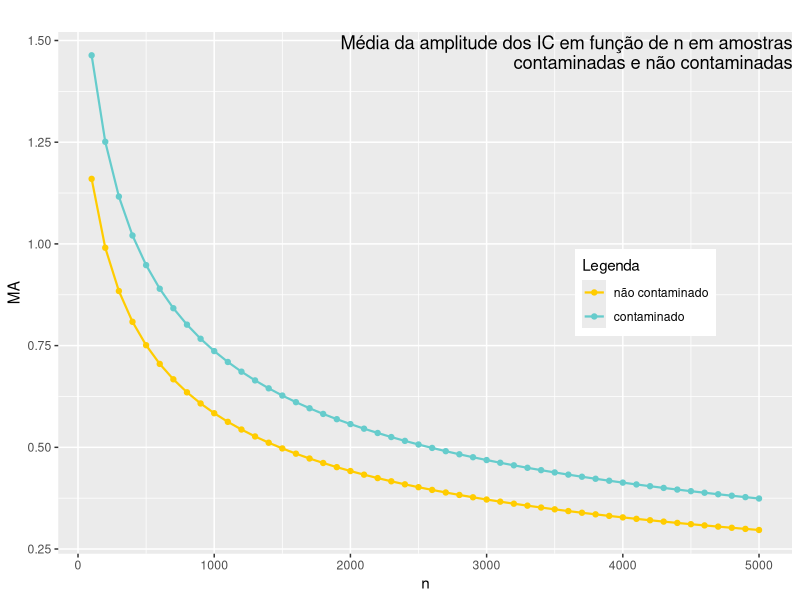

R code for this plot:
## ---- chunk 1
#bilbiotecas
library(tidyverse)
library(gridExtra)
library(reshape)
## ---- chunk 2
set.seed(716)#gerar a distribuição
vetor=NULL
vetorc=NULL
dummy=NULL
grafico=data.frame()
for(n in seq(100,5000,100)){
  for (i in 1 : 1250){
    dummy=rnorm(n, mean=9.76, sd=2.97)
    vetor = c(vetor, 2*qnorm(1-(0.05/2))*(sd(dummy)/
                                              sqrt(n)))#amplitude do IC
    dummy=head(dummy, -n/4)
    dummy=c(dummy, rnorm(n/4, mean=15.02, sd=2.97))
    vetorc = c(vetorc, 2*qnorm(1-(0.05/2))*(sd(dummy)/
                                              sqrt(n)))#amplitude do IC contaminado
  }
  #tabela com a primeira coluna sendo a dimensão n,a segunda coluna a média das
  #amplitudes para esse n ñ contaminadas e a terceira coluna contaminadas
  grafico= rbind(grafico, c(n,mean(vetor),mean(vetorc)))
}
names(grafico)[1] <- 'n'
names(grafico)[2] <- 'media'
names(grafico)[3] <- 'mediac'
graf <- melt(grafico, id.vars = "n", measure.vars = c("media","mediac"))
ggplot() + 
  geom_point(data=graf, aes(x=n, y = value, color=variable), size=1.5)+
  geom_line(data=graf, aes(x=n, y = value, color=variable), size=0.75)+
  scale_color_manual(name ="Legenda",values = c("#FFCC00","#66CCCC"),labels = 
                       c("não contaminado", "contaminado"))+
  labs(title = "      Média da amplitude dos IC em função de n em amostras
       contaminadas e não contaminadas",x = "n",y="MA")+
  theme(plot.title = element_text(margin=margin(t=20,b=-30), hjust = 1),
        legend.position=c(.8,.50))
